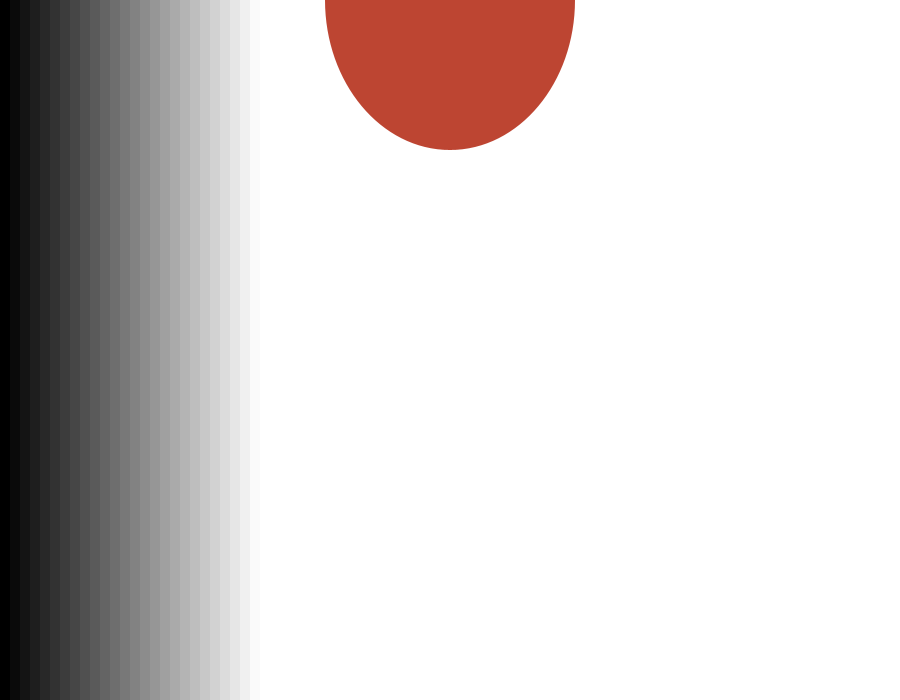
Frame 1 (no input)
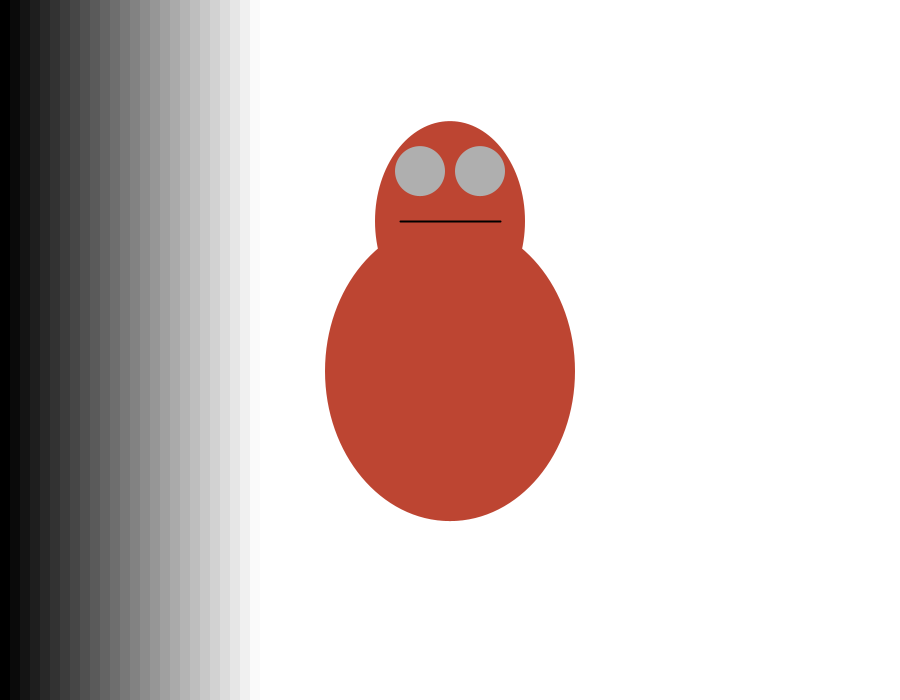
Frame 60 (the mouse pressed at the canvas centre just before this capture)
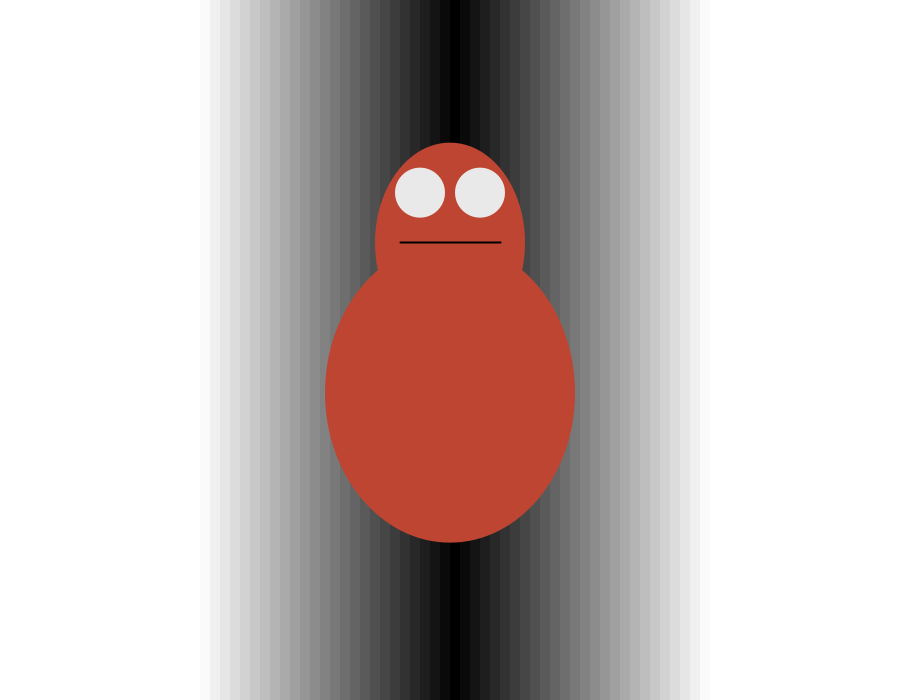
Frame 120 (the mouse held since frame 60 and released just before this capture)

The Processing sketch that drew these frames (run headless with seeded random() and noise(); from frame 60 on, the mouse is pressed at the canvas centre):

// Processing sketch: processing_118945
// ── processing_118945.pde

float zoogX;
float zoogY;
//
float eyeR;
//
float speed;
float gravity;
boolean button=false;




void setup(){
  size(900, 700);
  background(255);
  zoogX=width/2;
  zoogY=0;
  speed=0;
  gravity=0.1;
  smooth();
}
 
void draw(){
background(255);
float endY=0;
while(endY<width){
  noStroke();
  float distance = abs(mouseX-endY);
  fill(distance);
  rect(endY,0,10,height);
  endY+=10;
}
fill(#BD4532);
noStroke();
ellipseMode(CENTER);
ellipse(zoogX,zoogY-150,150,200);
ellipse(zoogX, zoogY,250,300);
//
if(button){
eyeR=random(230,255);
fill(eyeR);
}else{
  eyeR=175;
  fill(eyeR);
};
ellipse(zoogX-30, zoogY-200, 50, 50);
ellipse(zoogX+30, zoogY-200, 50, 50);
strokeWeight(2);
stroke(0);
line(zoogX-50, zoogY-150, zoogX+50, zoogY-150);
zoogY=zoogY+speed;
speed=speed+gravity;
if(zoogY>height-100){
  speed=speed*-0.95;
}
zoogY=constrain(zoogY,200,height-100);

}

void mousePressed(){
  button=!button;
}
 
